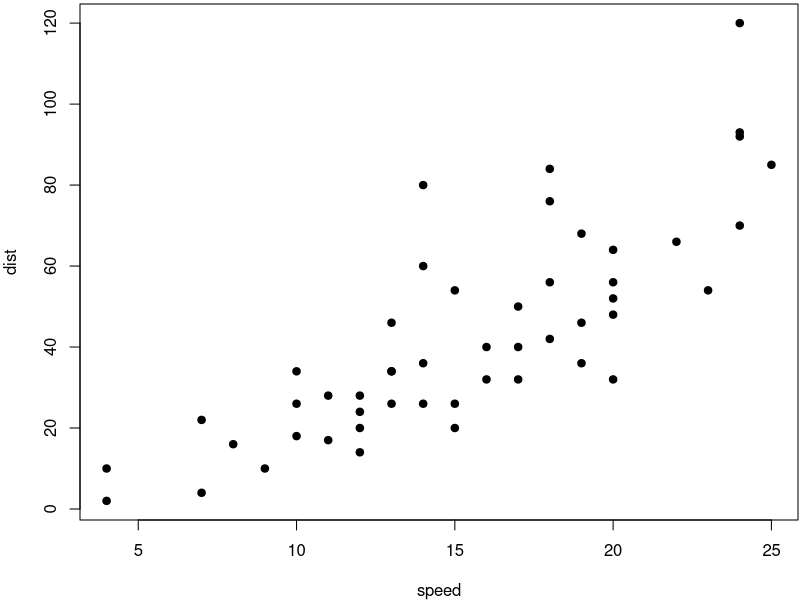

Source code (R):
## ---- chunk 1
cat('<div class = "row">')
  
cat('<div class = "col-md-4">')
## ---- chunk 2
cat('</div>')
  
cat('<div class = "col-md-4">')
## ---- chunk 3

cat('</div>')
cat('</div>')

## ---- chunk 4
library(knitr)
df = data.frame(orden=1,precio=10,unidades=100)
cat("\\twocolumn")
## ---- chunk 5
par(mar = c(4, 4, .2, .1))
plot(cars, pch = 19)
## ---- chunk 6
kable(df)
